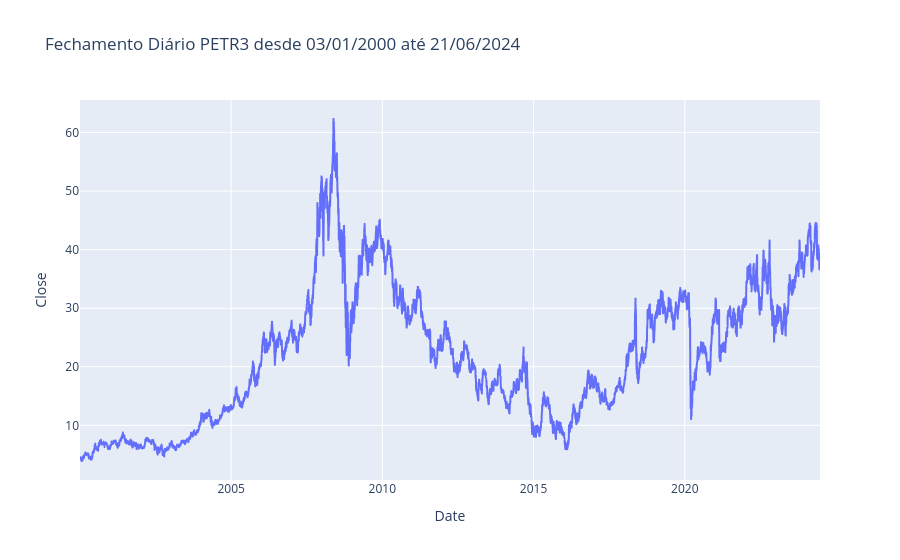

Here is the notebook cell this chart was saved with:
### Code cell
px.line(petr3, x=petr3.index, y='Close', title='Fechamento Diário PETR3 desde 03/01/2000 até 21/06/2024')

### Figure 1 — Plotly figure (JSON) as saved in the notebook; plotly's stock layout.template omitted (floating-point values rounded to 4 significant figures; data arrays with more than 128 entries replaced by an {"elided": "..."} marker saying what was removed)
{"data": [{"hovertemplate": "Date=%{x}<br>Close=%{y}<extra></extra>", "legendgroup": "", "line": {"color": "#636efa", "dash": "solid"}, "marker": {"symbol": "circle"}, "mode": "lines", "name": "", "showlegend": false, "type": "scattergl", "x": {"elided": "6145 str values"}, "xaxis": "x", "y": {"elided": "6145 float values"}, "yaxis": "y"}], "layout": {"legend": {"tracegroupgap": 0}, "title": {"text": "Fechamento Diário PETR3 desde 03/01/2000 até 21/06/2024"}, "xaxis": {"anchor": "y", "domain": [0, 1], "title": {"text": "Date"}}, "yaxis": {"anchor": "x", "domain": [0, 1], "title": {"text": "Close"}}}}
